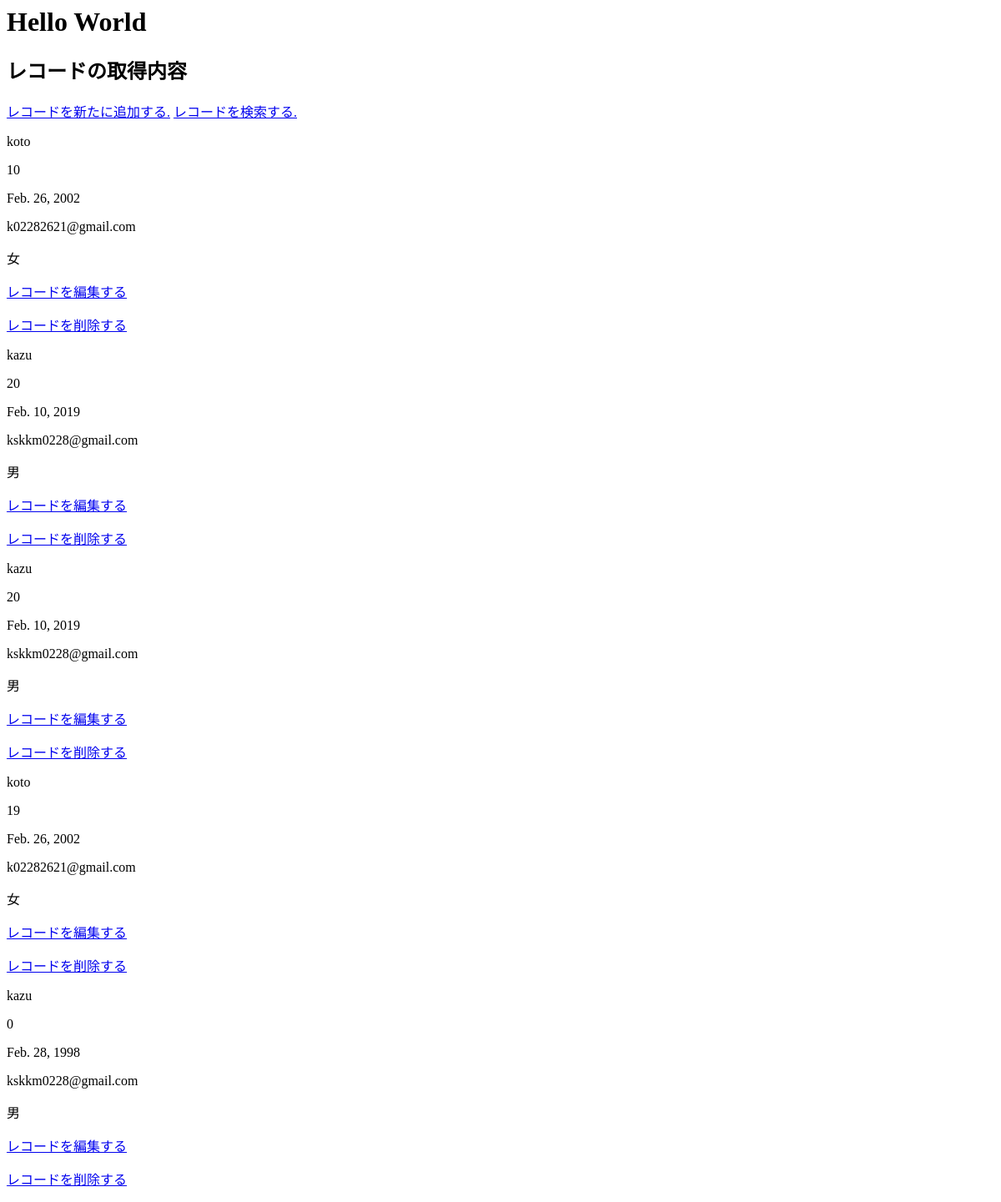
The page /polls/sample/ on the database as committed earlier.
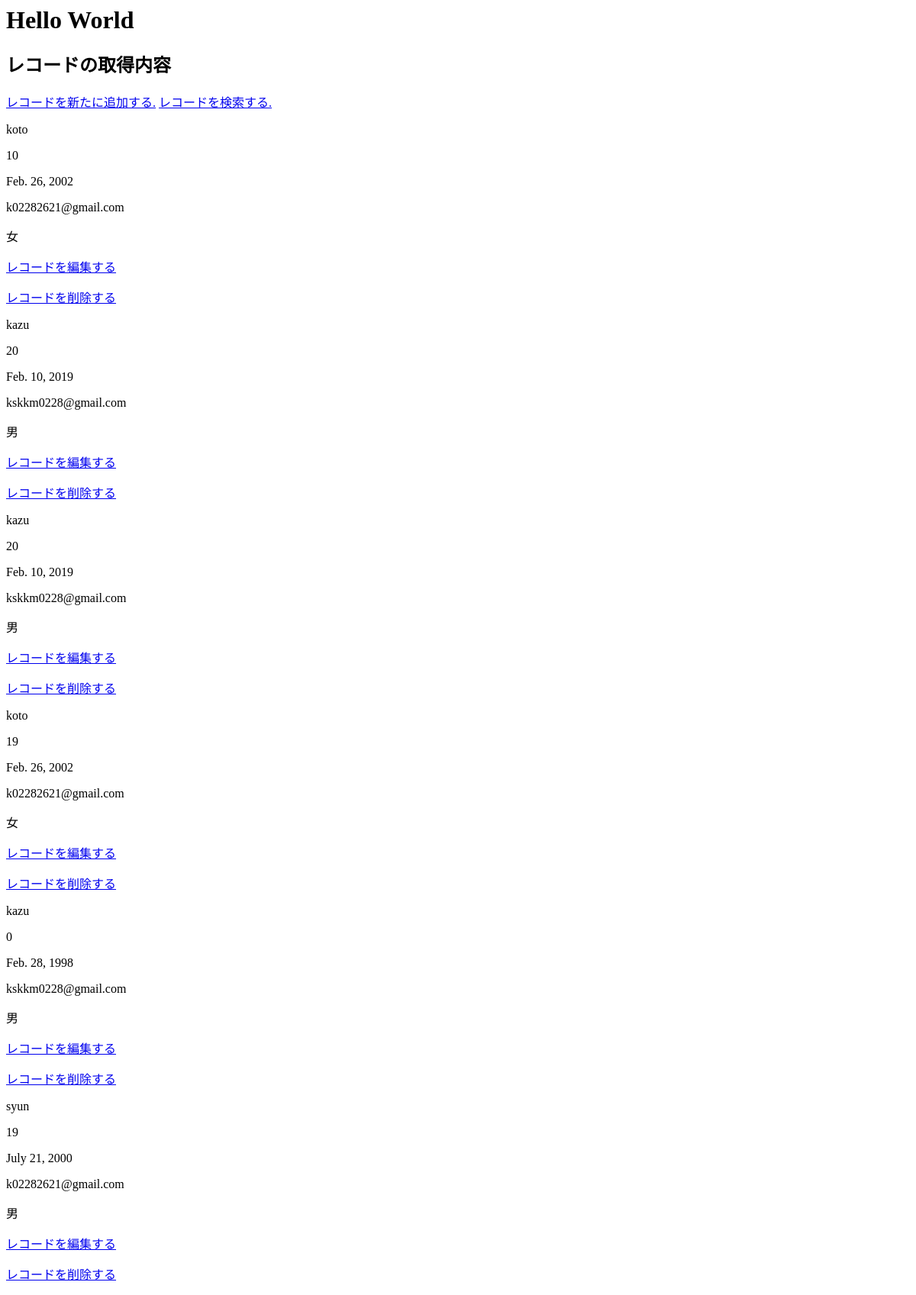
The same page on the database as committed later.
### polls/models.py (models this page shows)
class Person(models.Model):
    name = models.CharField(max_length=50)
    age = models.IntegerField(default=0)
    birthday = models.DateField()
    mail = models.EmailField(max_length=100)
    gender = models.BooleanField()

### polls/views.py (the view)
# urls.py: path('sample/', SampleTemplateView.as_view(), name='index'),
class SampleTemplateView(TemplateView):
    template_name = "polls/index.html"
    def get_context_data(self, **kwargs):
        context = super().get_context_data(**kwargs)
        context["data"] = Person.objects.all()
        return context

### polls/templates/polls/index.html (shortened to what this page needs)
<html>
<head>
</head>
<body>
<h1>Hello World</h1>
<h2>レコードの取得内容</h2>
<a href="{% url 'create'  %}">レコードを新たに追加する.</a>
<a href="{% url 'find'  %}">レコードを検索する.</a>
{% for item in data %}
    <p>{{ item.name }}</p>
    <p>{{ item.age }}</p>
    <p>{{ item.birthday }}</p>
    <p>{{ item.mail }}</p>
    {% if item.gender == True %}男{% endif %}
    {% if item.gender == False %}女{% endif %}
    <p><a href="{% url 'edit' item.id %}">レコードを編集する</a><p>
    <p><a href="{% url 'delete' item.id %}">レコードを削除する</a><p>
{% endfor %}
</body>
</html>

Rows that differ between the two databases and show on the page:
added Person: name "syun", age "19", birthday "July 21, 2000", mail "k02282621@gmail.com", gender "男"
